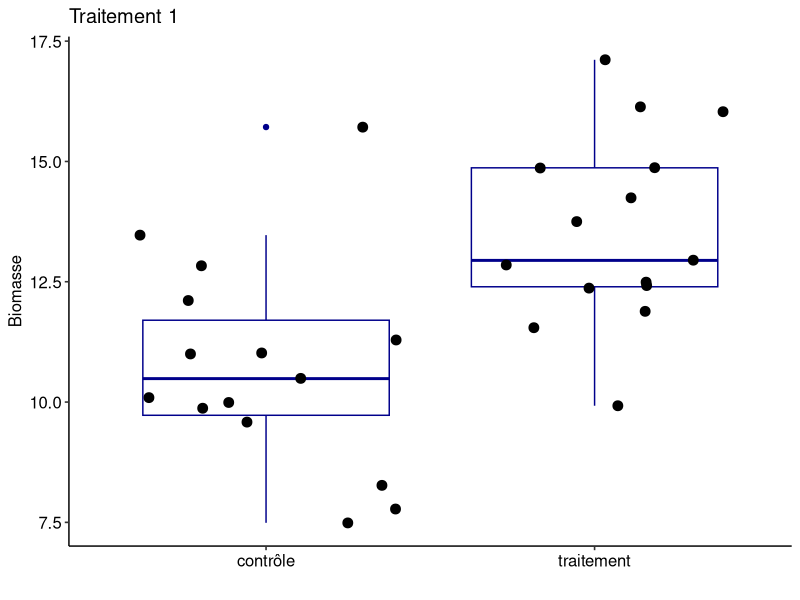
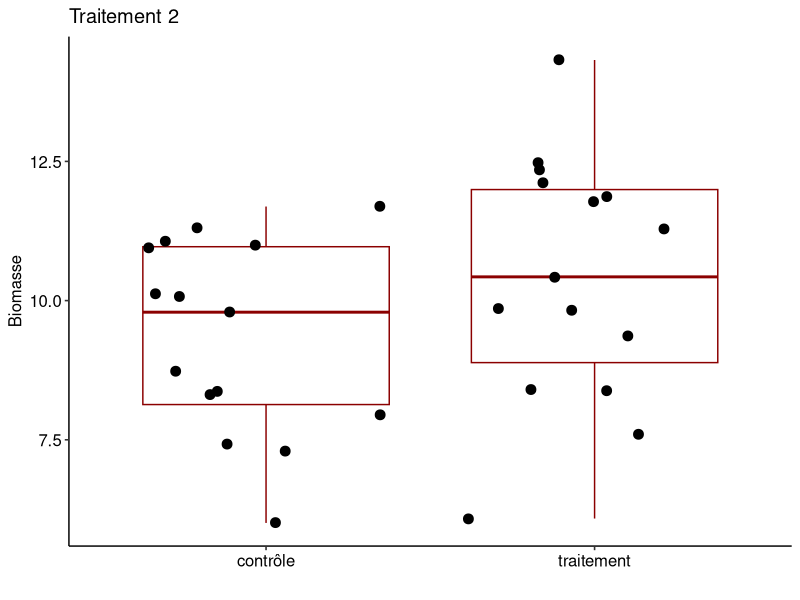
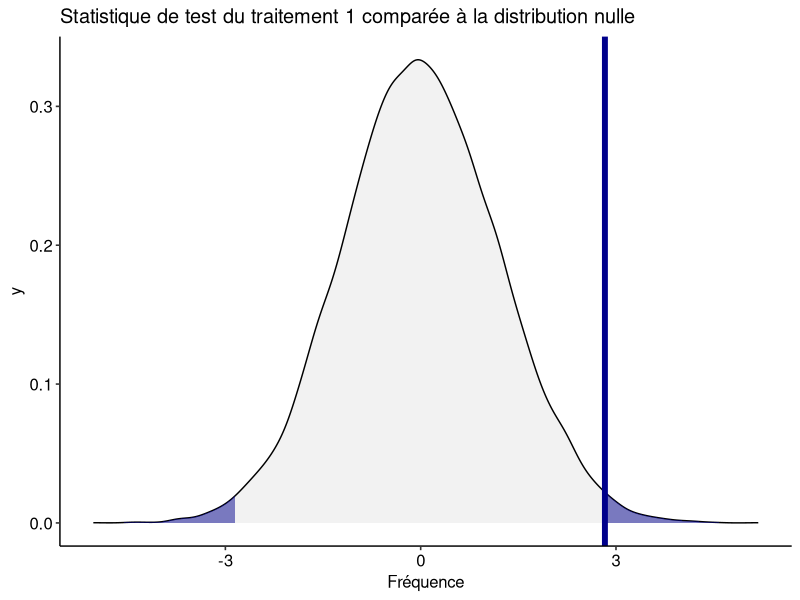
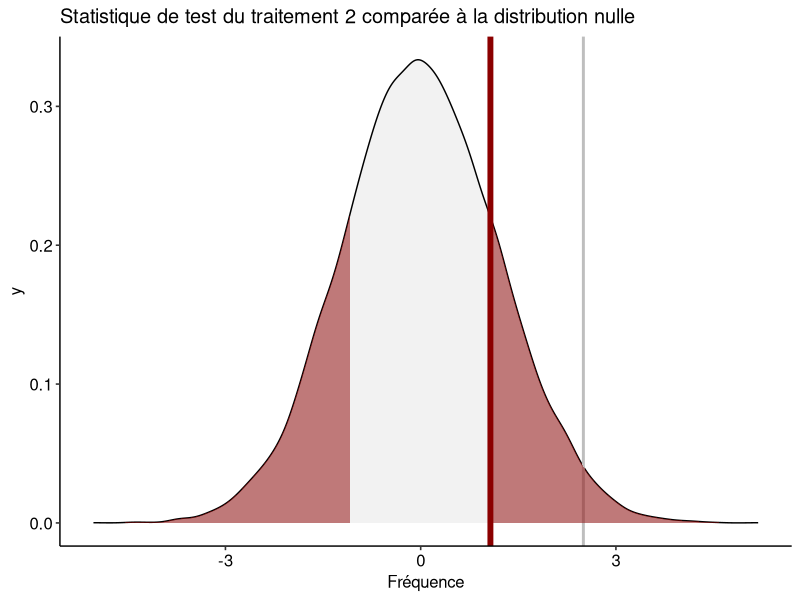
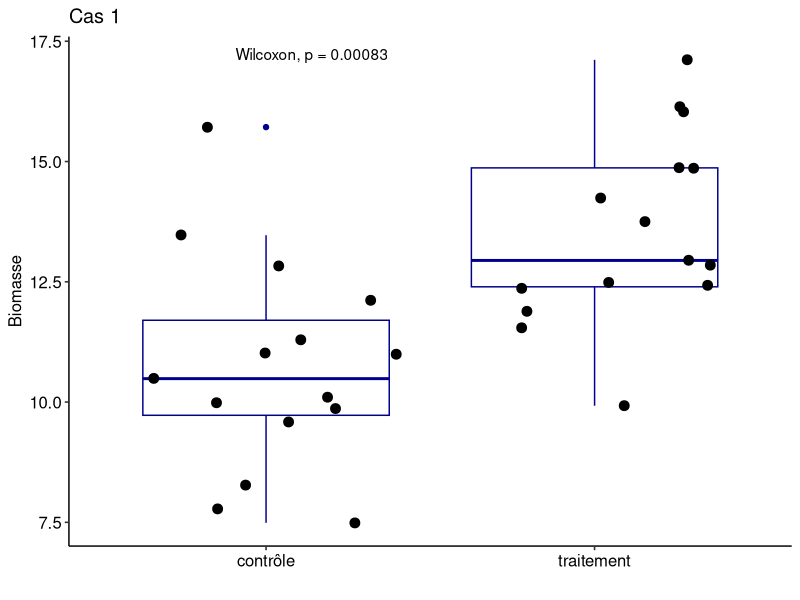
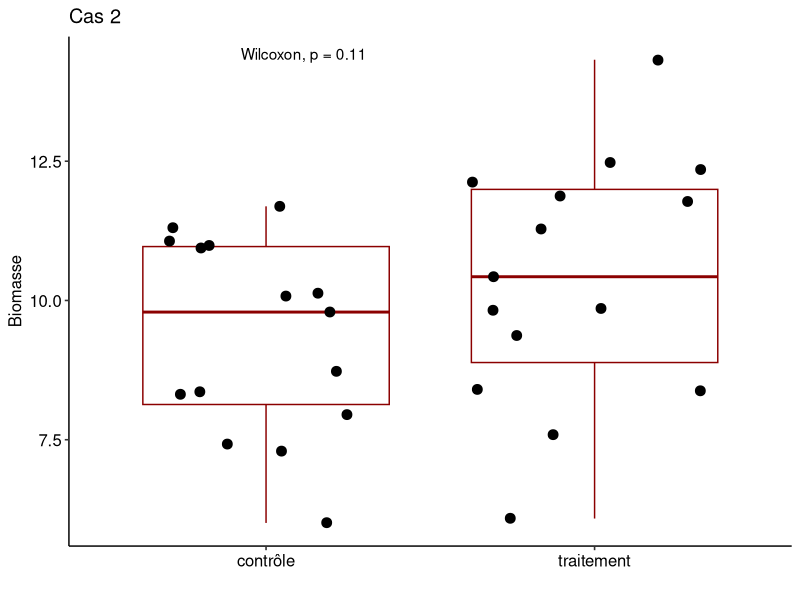
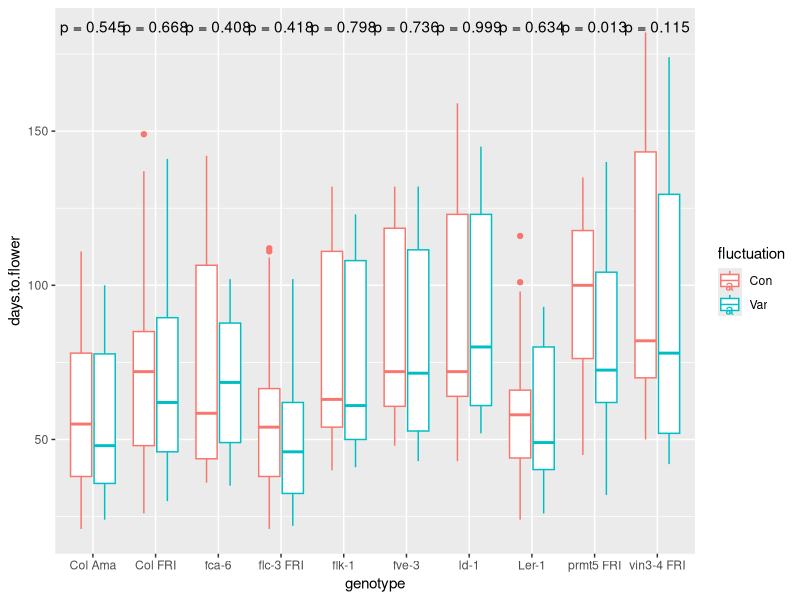
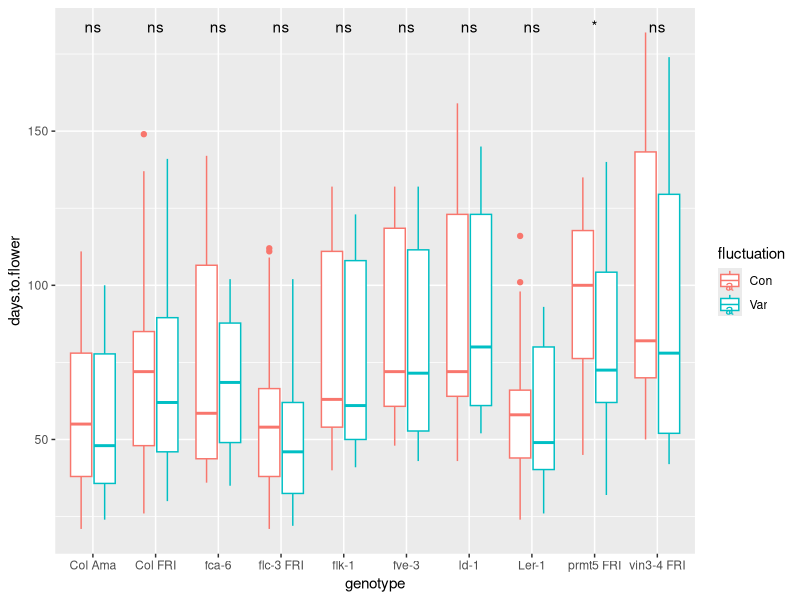

These figures' R source, in order:
## ---- chunk 1
knitr::opts_chunk$set(echo = TRUE)
## ---- chunk 2
library(tidyverse)
## ---- chunk 3
expt1 <- read_tsv("../data/burghardt_et_al_2015_expt1.txt")
## ---- chunk 4
library(ggpubr)
## ---- chunk 5
set.seed(116)
N <- 15
biomasse <- data.frame(contrôle = rnorm(n = N, mean = 10, sd = 2),
                       traitement = rnorm(n = N, mean = 14, sd = 2)) %>%
  pivot_longer(c(contrôle, traitement), names_to = "Traitement", values_to = "Biomasse")

ggplot(biomasse, aes(x=Traitement, y=Biomasse)) + 
  geom_boxplot(color="darkblue") + xlab("")+
  geom_jitter(size=3)+theme_pubr() + ggtitle("Traitement 1")

biomasse_no_effect <- data.frame(contrôle = rnorm(n = N, mean = 10, sd = 2),
                       traitement = rnorm(n = N, mean = 10, sd = 2)) %>%
  pivot_longer(c(contrôle, traitement), names_to = "Traitement", values_to = "Biomasse")

ggplot(biomasse_no_effect, aes(x=Traitement, y=Biomasse)) + 
  geom_boxplot(color="darkred") + 
  geom_jitter(size=3)+xlab("")+
  theme_pubr()+ ggtitle("Traitement 2")
## ---- chunk 6
observed_effect <- mean(biomasse[biomasse$Traitement=="traitement",]$Biomasse - biomasse[biomasse$Traitement!="traitement", ]$Biomasse)
observed_no_effect <- mean(biomasse_no_effect[biomasse_no_effect$Traitement=="traitement",]$Biomasse - biomasse_no_effect[biomasse_no_effect$Traitement!="traitement", ]$Biomasse)

h0 <- rnorm(n=20000, mean=0, sd=1.2)
df <- data.frame(h0)

density <- ggplot(data = df, aes(x=h0)) + geom_density(fill="grey", alpha = 0.2) + 
  theme_pubr() + xlab("Différence de moyennes") +xlab("Fréquence") +
  geom_vline(xintercept = observed_effect, color="darkblue", size=2)+ 
  ggtitle("Statistique de test du traitement 1 comparée à la distribution nulle")

d <- ggplot_build(density)$data[[1]]
density + 
  geom_area(data = subset(d, x>observed_effect), aes(x=x, y=y), fill = "darkblue", alpha = 0.5)+
  geom_area(data = subset(d, x< -observed_effect), aes(x=x, y=y), fill = "darkblue", alpha = 0.5)
## ---- chunk 7
density <- ggplot(data = df, aes(x=h0)) + geom_density(fill="grey", alpha = 0.2) + 
  theme_pubr() + xlab("Différence de moyennes") +xlab("Fréquence") +
  geom_vline(xintercept = observed_no_effect, color="darkred", size=2) +
  geom_vline(xintercept = 2.5, color="grey", size=1)+ 
  ggtitle("Statistique de test du traitement 2 comparée à la distribution nulle")

d <- ggplot_build(density)$data[[1]]
density + 
  geom_area(data = subset(d, x>observed_no_effect), aes(x=x, y=y), fill = "darkred", alpha = 0.5)+
  geom_area(data = subset(d, x< -observed_no_effect), aes(x=x, y=y), fill = "darkred", alpha = 0.5)
## ---- chunk 8
ggplot(biomasse, aes(x=Traitement, y=Biomasse)) + 
  geom_boxplot(color="darkblue") + xlab("")+
  geom_jitter(size=3)+theme_pubr() + stat_compare_means(method = "wilcox.test") + ggtitle("Cas 1")

ggplot(biomasse_no_effect, aes(x=Traitement, y=Biomasse)) + 
  geom_boxplot(color="darkred") + 
  geom_jitter(size=3)+xlab("")+
  theme_pubr() + stat_compare_means(method = "wilcox.test")+ ggtitle("Cas 2")
## ---- chunk 9
library(ggpubr)
## ---- chunk 10
ggplot(expt1, aes(genotype, days.to.flower, colour = fluctuation)) +
  geom_boxplot() +
  stat_compare_means(label = "p.format", method="t.test")
## ---- chunk 11
ggplot(expt1, aes(genotype, days.to.flower, colour = fluctuation)) +
  geom_boxplot() +
  stat_compare_means(label = "p.signif", method="t.test")
## ---- chunk 12
ggplot(expt1, aes(genotype, days.to.flower)) +
  geom_boxplot() +
  stat_compare_means(label = "p.format")
## ---- chunk 13
ggplot(expt1, aes(blade.length.mm, rosette.leaf.num)) +
    geom_point()+
  stat_cor()
## ---- chunk 14
ggplot(expt1, aes(blade.length.mm, rosette.leaf.num)) +
    geom_point()+
  stat_cor(method="spearman")
## ---- chunk 15
ggplot(expt1, aes(blade.length.mm, rosette.leaf.num, colour = fluctuation)) +
    geom_point()+
  stat_cor()
## ---- chunk 16
ggplot(expt1, aes(blade.length.mm, rosette.leaf.num, colour = fluctuation)) +
    geom_point()+
  stat_cor() +
  geom_smooth()
## ---- chunk 17
ggplot(expt1, aes(fluctuation, rosette.leaf.num)) +
  geom_violin() 
## ---- chunk 18
ggplot(expt1, aes(days.to.bolt, days.to.flower)) +
    geom_point() 
  
## ---- chunk 19

library(RColorBrewer)

## ---- chunk 20

display.brewer.all()

## ---- chunk 21

display.brewer.all(colorblindFriendly = TRUE)
